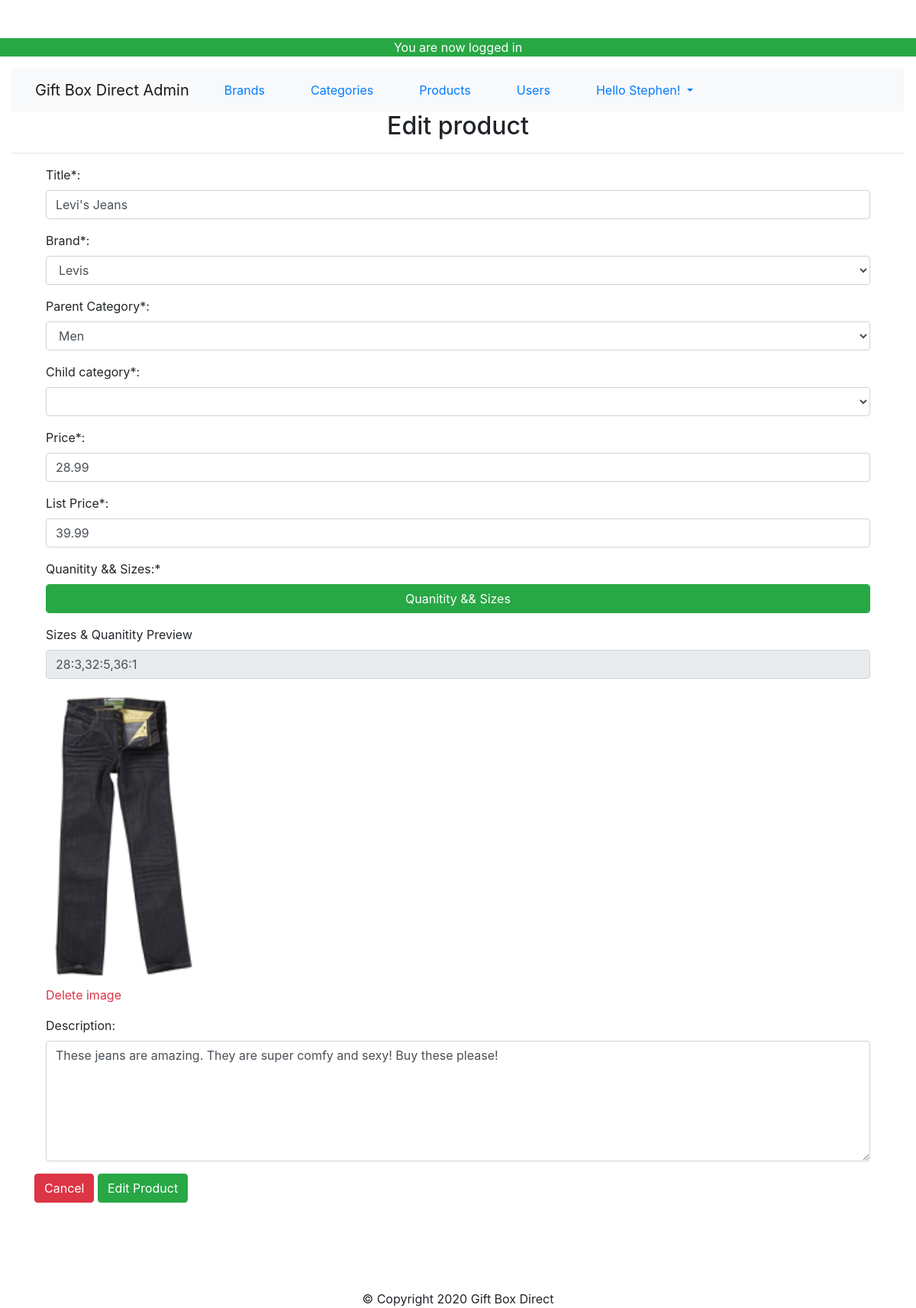
Screenshot of /tutro/admin/products.php?edit=1 (signed in) with the database file from the repository.
### tables this page shows
CREATE TABLE `products` (
  `id` int(11) NOT NULL,
  `title` varchar(255) NOT NULL,
  `price` decimal(10,2) NOT NULL,
  `list_price` decimal(10,2) NOT NULL,
  `brand` int(11) NOT NULL,
  `categories` varchar(255) NOT NULL,
  `image` varchar(255) NOT NULL,
  `description` text NOT NULL,
  `featured` tinyint(4) NOT NULL DEFAULT 0,
  `sizes` text NOT NULL,
  `deleted` tinyint(4) NOT NULL DEFAULT 0
);

CREATE TABLE `brand` (
  `id` int(11) NOT NULL,
  `brand` varchar(255) NOT NULL
);

CREATE TABLE `categories` (
  `id` int(11) NOT NULL,
  `category` varchar(255) NOT NULL,
  `parent` int(11) NOT NULL DEFAULT 0
);

### tutro/admin/products.php (the view, shortened to what this page needs)
<?php
require_once $_SERVER['DOCUMENT_ROOT'] . '/tutro/core/init.php';
include 'includes/head.php';
include 'includes/navigation.php';
if (isset($_GET['add']) || isset($_GET['edit'])) {
    $brandQuery = $mysqli->query("SELECT * FROM brand ORDER BY brand");
    $parentQuery = $mysqli->query("SELECT * FROM categories WHERE parent = 0 ORDER BY category");
    $title = ((isset($_POST['title']) && $_POST['title'] != '')?sanitize($_POST['title']):'');
    $brand = ((isset($_POST['brand']) && !empty($_POST['brand']))?sanitize($_POST['brand']):'');
    $parent = ((isset($_POST['parent']) && !empty($_POST['parent']))?sanitize($_POST['parent']):'');
    $price = ((isset($_POST['price']) && $_POST['price'] != '')?sanitize($_POST['price']):'');
    $list_price = ((isset($_POST['list_price']) && $_POST['list_price'] != '')?sanitize($_POST['list_price']):'');
    $description = ((isset($_POST['description']) && $_POST['description'] != '')?sanitize($_POST['description']):'');
    $sizes = ((isset($_POST['sizes']) && $_POST['sizes'] != '')?sanitize($_POST['sizes']):'');
    $sizes = rtrim($sizes,',');
    $saved_image = '';
        if(isset($_GET['edit'])){
            $edit_id = (int)$_GET['edit'];
            $productResults = $mysqli->query("SELECT * FROM products WHERE id = '$edit_id'");
            $product = mysqli_fetch_assoc($productResults);
            $category = ((isset($_POST['child']) && $_POST['child'] != '')?sanitize($_POST['child']):$product['categories']);
            $title = ((isset($_POST['title']) && $_POST['title'] != '')?sanitize($_POST['title']):$product['title']);
            $brand = ((isset($_POST['brand']) && $_POST['brand'] != '')?sanitize($_POST['brand']):$product['brand']);
            $parentQ = $mysqli->query("SELECT * FROM categories WHERE id = '$category'");
            $parentResult = mysqli_fetch_assoc($parentQ);
            $parent = ((isset($_POST['parent']) && $_POST['parent'] != '')?sanitize($_POST['parent']):$parentResult['parent']);
            $price = ((isset($_POST['price']) && $_POST['price'] != '')?sanitize($_POST['price']):$product['price']);
            $list_price = ((isset($_POST['list_price']) && $_POST['list_price'] != '')?sanitize($_POST['list_price']):$product['list_price']);
            $description = ((isset($_POST['description']) && $_POST['description'] != '')?sanitize($_POST['description']):$product['description']);
            $sizes = ((isset($_POST['sizes']) && $_POST['sizes'] != '')?sanitize($_POST['sizes']):$product['sizes']);
            $sizes = rtrim($sizes,',');
            $saved_image = (($product['image'] != '')?$product['image']:'');
        }
?>
    <h2 class="text-center"><?=((isset($_GET['edit']))?'Edit':'Add a new')?> product</h2>
    <hr>
    <div class="container">
        <form action="products.php?<?=((isset($_GET['edit']))?'edit='.$edit_id:'add=1');?>" method="POST" enctype="multipart/form-data">
            <div class="form-group col-md-12">
                <label for="title">Title*:</label>
                <input type="text" name="title" class="form-control" id="title" value="<?=$title; ?>">
            </div>
            <div class="form-group col-md-12">
                <label for="brand">Brand*:</label>
                <select class="form-control" id="brand" name="brand">
                    <?php while ($b = mysqli_fetch_assoc($brandQuery)) : ?>
                        <option value="<?=$b['id'];?>" <?=(($brand == $b['id'])?' selected' : '');?>><?=$b['brand'];?></option>
                    <?php endwhile; ?>
                </select>
            </div>
            <div class="form-group col-md-12">
                <label for="parent">Parent Category*:</label>
                <select class="form-control" id="parent" name="parent">
                    <?php while ($p = mysqli_fetch_assoc($parentQuery)) : ?>
                        <option value="<?= $p['id']; ?>" <?= (($parent == $p['id']) ? ' selected' : ''); ?>><?= $p['category']; ?></option>
                    <?php endwhile; ?>
                </select>
            </div>
            <div class="form-group col-md-12">
                <label for="child">Child category*:</label>
                <select id="child" name="child" class="form-control"></select>
            </div>
            <div class="form-group col-md-12">
                <label for="price">Price*:</label>
                <input type="text" id="price" name="price" class="form-control" value="<?=$price;?>">
            </div>
            <div class="form-group col-md-12">
                <label for="list_price">List Price*:</label>
                <input type="text" id="list_price" name="list_price" class="form-control" value="<?= $list_price; ?>">
            </div>
            <div class="form-group col-md-12">
                <label>Quanitity && Sizes:*</label>
                <button class="btn btn-success form-control" onclick="jQuery('#sizesModal').modal('toggle');return false;">Quanitity && Sizes</button>
            </div>
            <div class="form-group col-md-12">
                <label for="sizes">Sizes & Quanitity Preview</label>
                <input type="text" class="form-control" name="sizes" id="sizes" value="<?=$sizes;?>" readonly>
            </div>
            <div class="form-group col-md-12">
                <?php if($saved_image != ''):?>
                    <div class="saved-image">
                        <img src="<?=$saved_image ?>" alt="saved image"/><br>
                        <a href="products.php?delete_image=1&edit=<?=$edit_id?>" class="text-danger">Delete image</a>
                    </div>
                <?php else:?>
                    <label for="photo">Product photo:</label>
                    <input type="file" name="photo" id="photo" class='form-control'>
                <?php endif;?>
            </div>
            <div class="form-group col-md-12">
                <label for="description">Description:</label>
                <textarea id="description" name="description" class="form-control" rows="6"><?=$description; ?></textarea>
            </div>
            <a href="products.php" class="btn btn-danger pull-right">Cancel</a>
            <input type="submit" value="<?=((isset($_GET['edit']))?'Edit':'Add') ?> Product" class="btn btn-success pull-right">
        </form>
    </div>
    </div>
<?php }
include 'includes/footer.php'; ?>

### tutro/css/main.css (style rules this page uses)
body { padding-top: 50px; }
.saved-image img { width: 200px; height: auto; }

### rows the page displays
products: title "Levi's Jeans", brand "Levis", price "28.99", list_price "39.99", sizes "28:3,32:5,36:1", image (picture), description "These jeans are amazing. They are super comfy and sexy! Buy these please!"
categories: parent "Men"

### other values shown
$_SESSION['success_flash'] "You are now logged in"
$user_data['first'] "Stephen"
